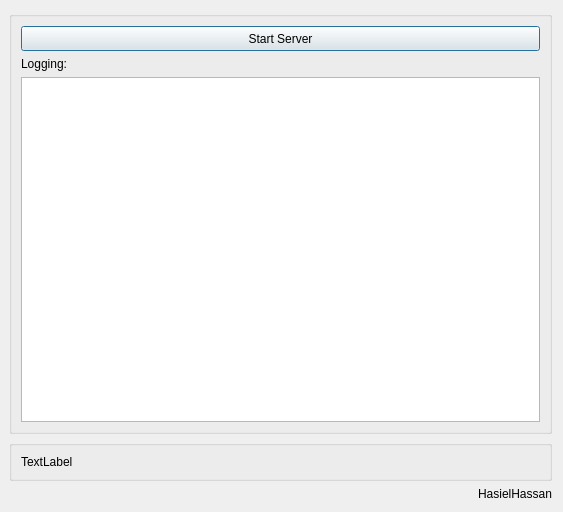
<?xml version="1.0" encoding="UTF-8"?>
<ui version="4.0">
 <class>Dialog</class>
 <widget class="QDialog" name="Dialog">
  <property name="geometry">
   <rect>
    <x>0</x>
    <y>0</y>
    <width>563</width>
    <height>512</height>
   </rect>
  </property>
  <property name="sizePolicy">
   <sizepolicy hsizetype="Preferred" vsizetype="Preferred">
    <horstretch>0</horstretch>
    <verstretch>0</verstretch>
   </sizepolicy>
  </property>
  <property name="minimumSize">
   <size>
    <width>0</width>
    <height>0</height>
   </size>
  </property>
  <property name="maximumSize">
   <size>
    <width>16777215</width>
    <height>16777215</height>
   </size>
  </property>
  <property name="windowTitle">
   <string>SocketServer</string>
  </property>
  <layout class="QGridLayout" name="gridLayout">
   <property name="leftMargin">
    <number>9</number>
   </property>
   <property name="spacing">
    <number>6</number>
   </property>
   <item row="4" column="4">
    <widget class="QLabel" name="author">
     <property name="text">
      <string>&lt;html&gt;&lt;head/&gt;&lt;body&gt;&lt;p&gt;HasielHassan&lt;/p&gt;&lt;/body&gt;&lt;/html&gt;</string>
     </property>
     <property name="alignment">
      <set>Qt::AlignRight|Qt::AlignTrailing|Qt::AlignVCenter</set>
     </property>
     <property name="openExternalLinks">
      <bool>true</bool>
     </property>
    </widget>
   </item>
   <item row="3" column="3" colspan="2">
    <widget class="QGroupBox" name="status_bar_grp">
     <property name="minimumSize">
      <size>
       <width>0</width>
       <height>0</height>
      </size>
     </property>
     <property name="maximumSize">
      <size>
       <width>16777215</width>
       <height>16777215</height>
      </size>
     </property>
     <property name="title">
      <string/>
     </property>
     <layout class="QGridLayout" name="gridLayout_11">
      <item row="2" column="1">
       <widget class="QLabel" name="status_bar_label">
        <property name="text">
         <string>TextLabel</string>
        </property>
       </widget>
      </item>
     </layout>
    </widget>
   </item>
   <item row="1" column="3" colspan="2">
    <widget class="QGroupBox" name="main_grp">
     <property name="minimumSize">
      <size>
       <width>0</width>
       <height>0</height>
      </size>
     </property>
     <property name="maximumSize">
      <size>
       <width>16777215</width>
       <height>16777215</height>
      </size>
     </property>
     <property name="styleSheet">
      <string notr="true"/>
     </property>
     <property name="title">
      <string/>
     </property>
     <layout class="QGridLayout" name="gridLayout_4">
      <item row="2" column="0">
       <widget class="QLabel" name="logging_label">
        <property name="text">
         <string>Logging:</string>
        </property>
       </widget>
      </item>
      <item row="0" column="0">
       <widget class="QPushButton" name="control_button">
        <property name="sizePolicy">
         <sizepolicy hsizetype="Expanding" vsizetype="Expanding">
          <horstretch>0</horstretch>
          <verstretch>0</verstretch>
         </sizepolicy>
        </property>
        <property name="minimumSize">
         <size>
          <width>0</width>
          <height>0</height>
         </size>
        </property>
        <property name="maximumSize">
         <size>
          <width>16777215</width>
          <height>25</height>
         </size>
        </property>
        <property name="text">
         <string>Start Server</string>
        </property>
        <property name="default">
         <bool>true</bool>
        </property>
       </widget>
      </item>
      <item row="3" column="0">
       <widget class="QPlainTextEdit" name="console_output">
        <property name="sizePolicy">
         <sizepolicy hsizetype="Expanding" vsizetype="Expanding">
          <horstretch>0</horstretch>
          <verstretch>0</verstretch>
         </sizepolicy>
        </property>
       </widget>
      </item>
     </layout>
    </widget>
   </item>
  </layout>
 </widget>
 <resources/>
 <connections/>
</ui>
